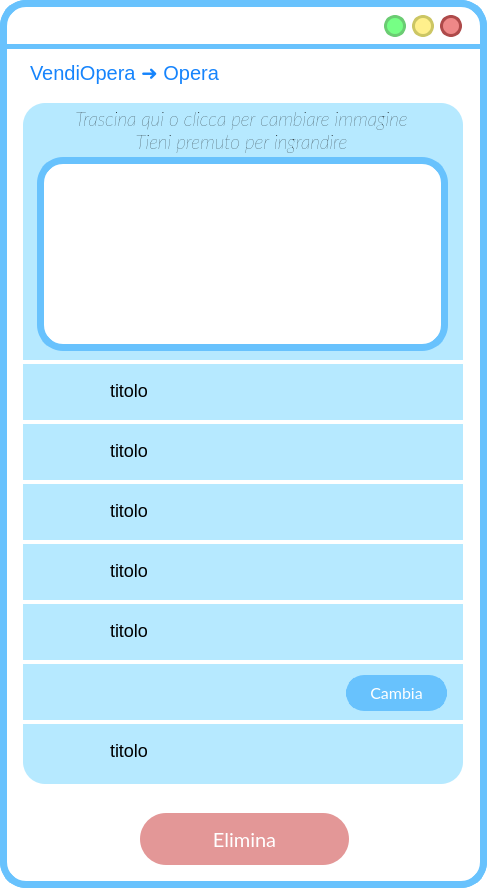
<?xml version="1.0" encoding="UTF-8"?>
<ui version="4.0">
 <class>MainWindow</class>
 <widget class="QMainWindow" name="MainWindow">
  <property name="geometry">
   <rect>
    <x>0</x>
    <y>0</y>
    <width>487</width>
    <height>888</height>
   </rect>
  </property>
  <property name="maximumSize">
   <size>
    <width>487</width>
    <height>888</height>
   </size>
  </property>
  <property name="cursor">
   <cursorShape>ArrowCursor</cursorShape>
  </property>
  <property name="windowTitle">
   <string>MainWindow</string>
  </property>
  <property name="styleSheet">
   <string notr="true">QWidget{
background:rgb(255, 255, 255);
border-radius:26px;
border-color:rgb(104, 194, 253);
border-style: solid;
border-width:7;
}
QLabel{
border-width:0;
font: 20pt &quot;Lato Light&quot;;
}</string>
  </property>
  <widget class="QWidget" name="centralwidget">
   <widget class="QPushButton" name="pushButton_3">
    <property name="geometry">
     <rect>
      <x>593</x>
      <y>29</y>
      <width>24</width>
      <height>24</height>
     </rect>
    </property>
    <property name="sizePolicy">
     <sizepolicy hsizetype="Fixed" vsizetype="Fixed">
      <horstretch>0</horstretch>
      <verstretch>0</verstretch>
     </sizepolicy>
    </property>
    <property name="minimumSize">
     <size>
      <width>21</width>
      <height>24</height>
     </size>
    </property>
    <property name="maximumSize">
     <size>
      <width>24</width>
      <height>24</height>
     </size>
    </property>
    <property name="cursor">
     <cursorShape>PointingHandCursor</cursorShape>
    </property>
    <property name="styleSheet">
     <string notr="true">QPushButton{
 background-color:#ee8888;
 border-style: solid;
 border-radius:12px;
font: 18pt &quot;Candara&quot;;
border-color:#ae4a4a;
border-width:3;
}

QPushButton::pressed{
	background-color : white;
	border-color:#ae4a4a;
	border-width:3;
}
</string>
    </property>
    <property name="text">
     <string/>
    </property>
   </widget>
   <widget class="QPushButton" name="pushButton_2">
    <property name="geometry">
     <rect>
      <x>563</x>
      <y>29</y>
      <width>24</width>
      <height>24</height>
     </rect>
    </property>
    <property name="sizePolicy">
     <sizepolicy hsizetype="Fixed" vsizetype="Fixed">
      <horstretch>0</horstretch>
      <verstretch>0</verstretch>
     </sizepolicy>
    </property>
    <property name="minimumSize">
     <size>
      <width>21</width>
      <height>24</height>
     </size>
    </property>
    <property name="maximumSize">
     <size>
      <width>24</width>
      <height>24</height>
     </size>
    </property>
    <property name="cursor">
     <cursorShape>PointingHandCursor</cursorShape>
    </property>
    <property name="styleSheet">
     <string notr="true">QPushButton{
 background-color:#fff08c	;
 border-style: solid;
 border-radius:12px;
font: 18pt &quot;Candara&quot;;
border-color:#ccc664;
border-width:3;
}

QPushButton::pressed{
	background-color : white;
	border-color:#ccc664;
	border-width:3;
}
</string>
    </property>
    <property name="text">
     <string/>
    </property>
   </widget>
   <widget class="QPushButton" name="pushButton_4">
    <property name="geometry">
     <rect>
      <x>533</x>
      <y>29</y>
      <width>24</width>
      <height>24</height>
     </rect>
    </property>
    <property name="sizePolicy">
     <sizepolicy hsizetype="Fixed" vsizetype="Fixed">
      <horstretch>0</horstretch>
      <verstretch>0</verstretch>
     </sizepolicy>
    </property>
    <property name="minimumSize">
     <size>
      <width>21</width>
      <height>24</height>
     </size>
    </property>
    <property name="maximumSize">
     <size>
      <width>24</width>
      <height>24</height>
     </size>
    </property>
    <property name="cursor">
     <cursorShape>PointingHandCursor</cursorShape>
    </property>
    <property name="styleSheet">
     <string notr="true">QPushButton{
 background-color:#76ff85;
 border-style: solid;
 border-radius:12px;
font: 18pt &quot;Candara&quot;;
border-color:#6bcc73;
border-width:3;
}

QPushButton::pressed{
	background-color : white;
	border-color:#6bcc73;
	border-width:3;
}
</string>
    </property>
    <property name="text">
     <string/>
    </property>
   </widget>
   <widget class="QLabel" name="label">
    <property name="geometry">
     <rect>
      <x>0</x>
      <y>44</y>
      <width>641</width>
      <height>5</height>
     </rect>
    </property>
    <property name="styleSheet">
     <string notr="true">background-color:rgb(104, 194, 253);</string>
    </property>
    <property name="text">
     <string/>
    </property>
   </widget>
   <widget class="QLabel" name="label_2">
    <property name="geometry">
     <rect>
      <x>23</x>
      <y>103</y>
      <width>440</width>
      <height>681</height>
     </rect>
    </property>
    <property name="styleSheet">
     <string notr="true">left: 790px;
top: 159px;
width: 437px;
height: 650px;
line-height: 20px;
border-radius: 22px;
background-color: rgba(182, 233, 255, 255);
text-align: center;</string>
    </property>
    <property name="text">
     <string/>
    </property>
   </widget>
   <widget class="QPushButton" name="reduceButton">
    <property name="geometry">
     <rect>
      <x>384</x>
      <y>15</y>
      <width>22</width>
      <height>22</height>
     </rect>
    </property>
    <property name="sizePolicy">
     <sizepolicy hsizetype="Fixed" vsizetype="Fixed">
      <horstretch>0</horstretch>
      <verstretch>0</verstretch>
     </sizepolicy>
    </property>
    <property name="minimumSize">
     <size>
      <width>22</width>
      <height>22</height>
     </size>
    </property>
    <property name="maximumSize">
     <size>
      <width>24</width>
      <height>24</height>
     </size>
    </property>
    <property name="cursor">
     <cursorShape>PointingHandCursor</cursorShape>
    </property>
    <property name="styleSheet">
     <string notr="true">QPushButton{
 background-color:#76ff85;
 border-style: solid;
 border-radius:11px;
font: 18pt &quot;Candara&quot;;
border-color:#6bcc73;
border-width:3;
}

QPushButton::pressed{
	background-color : white;
	border-color:#6bcc73;
	border-width:3;
}
</string>
    </property>
    <property name="text">
     <string/>
    </property>
   </widget>
   <widget class="QPushButton" name="exitButton">
    <property name="geometry">
     <rect>
      <x>440</x>
      <y>15</y>
      <width>22</width>
      <height>22</height>
     </rect>
    </property>
    <property name="sizePolicy">
     <sizepolicy hsizetype="Fixed" vsizetype="Fixed">
      <horstretch>0</horstretch>
      <verstretch>0</verstretch>
     </sizepolicy>
    </property>
    <property name="minimumSize">
     <size>
      <width>22</width>
      <height>22</height>
     </size>
    </property>
    <property name="maximumSize">
     <size>
      <width>24</width>
      <height>24</height>
     </size>
    </property>
    <property name="cursor">
     <cursorShape>PointingHandCursor</cursorShape>
    </property>
    <property name="styleSheet">
     <string notr="true">QPushButton{
 background-color:#ee8888;
 border-style: solid;
 border-radius:11px;
font: 18pt &quot;Candara&quot;;
border-color:#ae4a4a;
border-width:3;
}

QPushButton::pressed{
	background-color : white;
	border-color:#ae4a4a;
	border-width:3;
}
</string>
    </property>
    <property name="text">
     <string/>
    </property>
   </widget>
   <widget class="QPushButton" name="maximizeButton">
    <property name="geometry">
     <rect>
      <x>412</x>
      <y>15</y>
      <width>22</width>
      <height>22</height>
     </rect>
    </property>
    <property name="sizePolicy">
     <sizepolicy hsizetype="Fixed" vsizetype="Fixed">
      <horstretch>0</horstretch>
      <verstretch>0</verstretch>
     </sizepolicy>
    </property>
    <property name="minimumSize">
     <size>
      <width>20</width>
      <height>20</height>
     </size>
    </property>
    <property name="maximumSize">
     <size>
      <width>24</width>
      <height>24</height>
     </size>
    </property>
    <property name="cursor">
     <cursorShape>PointingHandCursor</cursorShape>
    </property>
    <property name="styleSheet">
     <string notr="true">QPushButton{
 background-color:#fff08c	;
 border-style: solid;
 border-radius:11px;
font: 18pt &quot;Candara&quot;;
border-color:#ccc664;
border-width:3;
}

QPushButton::pressed{
	background-color : white;
	border-color:#ccc664;
	border-width:3;
}
</string>
    </property>
    <property name="text">
     <string/>
    </property>
   </widget>
   <widget class="QLabel" name="label_4">
    <property name="geometry">
     <rect>
      <x>20</x>
      <y>360</y>
      <width>451</width>
      <height>4</height>
     </rect>
    </property>
    <property name="sizePolicy">
     <sizepolicy hsizetype="Fixed" vsizetype="Fixed">
      <horstretch>0</horstretch>
      <verstretch>0</verstretch>
     </sizepolicy>
    </property>
    <property name="styleSheet">
     <string notr="true">width: 314px;
height: 180px;
border-radius: 0;
background-color: rgb(255, 255, 255);
text-align: center;</string>
    </property>
    <property name="text">
     <string/>
    </property>
    <property name="scaledContents">
     <bool>true</bool>
    </property>
    <property name="alignment">
     <set>Qt::AlignCenter</set>
    </property>
    <property name="margin">
     <number>10</number>
    </property>
    <property name="indent">
     <number>0</number>
    </property>
   </widget>
   <widget class="QLabel" name="label_5">
    <property name="geometry">
     <rect>
      <x>20</x>
      <y>420</y>
      <width>450</width>
      <height>4</height>
     </rect>
    </property>
    <property name="sizePolicy">
     <sizepolicy hsizetype="Fixed" vsizetype="Fixed">
      <horstretch>0</horstretch>
      <verstretch>0</verstretch>
     </sizepolicy>
    </property>
    <property name="styleSheet">
     <string notr="true">width: 314px;
height: 180px;
border-radius: 0;
background-color: rgb(255, 255, 255);
text-align: center;</string>
    </property>
    <property name="text">
     <string/>
    </property>
    <property name="scaledContents">
     <bool>true</bool>
    </property>
    <property name="alignment">
     <set>Qt::AlignCenter</set>
    </property>
    <property name="margin">
     <number>10</number>
    </property>
    <property name="indent">
     <number>0</number>
    </property>
   </widget>
   <widget class="QLabel" name="label_6">
    <property name="geometry">
     <rect>
      <x>20</x>
      <y>480</y>
      <width>450</width>
      <height>4</height>
     </rect>
    </property>
    <property name="sizePolicy">
     <sizepolicy hsizetype="Fixed" vsizetype="Fixed">
      <horstretch>0</horstretch>
      <verstretch>0</verstretch>
     </sizepolicy>
    </property>
    <property name="styleSheet">
     <string notr="true">width: 314px;
height: 180px;
border-radius: 0;
background-color: rgb(255, 255, 255);
text-align: center;</string>
    </property>
    <property name="text">
     <string/>
    </property>
    <property name="scaledContents">
     <bool>true</bool>
    </property>
    <property name="alignment">
     <set>Qt::AlignCenter</set>
    </property>
    <property name="margin">
     <number>10</number>
    </property>
    <property name="indent">
     <number>0</number>
    </property>
   </widget>
   <widget class="QLabel" name="label_7">
    <property name="geometry">
     <rect>
      <x>20</x>
      <y>540</y>
      <width>450</width>
      <height>4</height>
     </rect>
    </property>
    <property name="sizePolicy">
     <sizepolicy hsizetype="Fixed" vsizetype="Fixed">
      <horstretch>0</horstretch>
      <verstretch>0</verstretch>
     </sizepolicy>
    </property>
    <property name="styleSheet">
     <string notr="true">width: 314px;
height: 180px;
border-radius: 0;
background-color: rgb(255, 255, 255);
text-align: center;</string>
    </property>
    <property name="text">
     <string/>
    </property>
    <property name="scaledContents">
     <bool>true</bool>
    </property>
    <property name="alignment">
     <set>Qt::AlignCenter</set>
    </property>
    <property name="margin">
     <number>10</number>
    </property>
    <property name="indent">
     <number>0</number>
    </property>
   </widget>
   <widget class="QLabel" name="label_8">
    <property name="geometry">
     <rect>
      <x>20</x>
      <y>600</y>
      <width>450</width>
      <height>4</height>
     </rect>
    </property>
    <property name="sizePolicy">
     <sizepolicy hsizetype="Fixed" vsizetype="Fixed">
      <horstretch>0</horstretch>
      <verstretch>0</verstretch>
     </sizepolicy>
    </property>
    <property name="styleSheet">
     <string notr="true">width: 314px;
height: 180px;
border-radius: 0;
background-color: rgb(255, 255, 255);
text-align: center;</string>
    </property>
    <property name="text">
     <string/>
    </property>
    <property name="scaledContents">
     <bool>true</bool>
    </property>
    <property name="alignment">
     <set>Qt::AlignCenter</set>
    </property>
    <property name="margin">
     <number>10</number>
    </property>
    <property name="indent">
     <number>0</number>
    </property>
   </widget>
   <widget class="QLabel" name="label_9">
    <property name="geometry">
     <rect>
      <x>20</x>
      <y>660</y>
      <width>450</width>
      <height>4</height>
     </rect>
    </property>
    <property name="sizePolicy">
     <sizepolicy hsizetype="Fixed" vsizetype="Fixed">
      <horstretch>0</horstretch>
      <verstretch>0</verstretch>
     </sizepolicy>
    </property>
    <property name="styleSheet">
     <string notr="true">width: 314px;
height: 180px;
border-radius: 0;
background-color: rgb(255, 255, 255);
text-align: center;</string>
    </property>
    <property name="text">
     <string/>
    </property>
    <property name="scaledContents">
     <bool>true</bool>
    </property>
    <property name="alignment">
     <set>Qt::AlignCenter</set>
    </property>
    <property name="margin">
     <number>10</number>
    </property>
    <property name="indent">
     <number>0</number>
    </property>
   </widget>
   <widget class="QLabel" name="label_10">
    <property name="geometry">
     <rect>
      <x>20</x>
      <y>720</y>
      <width>450</width>
      <height>4</height>
     </rect>
    </property>
    <property name="sizePolicy">
     <sizepolicy hsizetype="Fixed" vsizetype="Fixed">
      <horstretch>0</horstretch>
      <verstretch>0</verstretch>
     </sizepolicy>
    </property>
    <property name="styleSheet">
     <string notr="true">width: 314px;
height: 180px;
border-radius: 0;
background-color: rgb(255, 255, 255);
text-align: center;</string>
    </property>
    <property name="text">
     <string/>
    </property>
    <property name="scaledContents">
     <bool>true</bool>
    </property>
    <property name="alignment">
     <set>Qt::AlignCenter</set>
    </property>
    <property name="margin">
     <number>10</number>
    </property>
    <property name="indent">
     <number>0</number>
    </property>
   </widget>
   <widget class="QLabel" name="label_11">
    <property name="geometry">
     <rect>
      <x>50</x>
      <y>375</y>
      <width>34</width>
      <height>34</height>
     </rect>
    </property>
    <property name="autoFillBackground">
     <bool>false</bool>
    </property>
    <property name="styleSheet">
     <string notr="true">background-color: rgba(255, 255, 255,0);</string>
    </property>
    <property name="text">
     <string/>
    </property>
    <property name="pixmap">
     <pixmap resource="res/res.qrc">:/icons/brush_FILL1_wght600_GRAD200_opsz48_risultato.png</pixmap>
    </property>
    <property name="scaledContents">
     <bool>true</bool>
    </property>
   </widget>
   <widget class="QLabel" name="label_12">
    <property name="geometry">
     <rect>
      <x>50</x>
      <y>435</y>
      <width>34</width>
      <height>34</height>
     </rect>
    </property>
    <property name="autoFillBackground">
     <bool>false</bool>
    </property>
    <property name="styleSheet">
     <string notr="true">background-color: rgba(255, 255, 255,0);</string>
    </property>
    <property name="text">
     <string/>
    </property>
    <property name="pixmap">
     <pixmap resource="res/res.qrc">:/icons/person_FILL1_wght600_GRAD200_opsz48_risultato.png</pixmap>
    </property>
    <property name="scaledContents">
     <bool>true</bool>
    </property>
   </widget>
   <widget class="QLabel" name="label_13">
    <property name="geometry">
     <rect>
      <x>50</x>
      <y>495</y>
      <width>34</width>
      <height>34</height>
     </rect>
    </property>
    <property name="autoFillBackground">
     <bool>false</bool>
    </property>
    <property name="styleSheet">
     <string notr="true">background-color: rgba(255, 255, 255,0);</string>
    </property>
    <property name="text">
     <string/>
    </property>
    <property name="pixmap">
     <pixmap resource="res/res.qrc">:/icons/fullscreen_FILL1_wght600_GRAD200_opsz48_risultato.png</pixmap>
    </property>
    <property name="scaledContents">
     <bool>true</bool>
    </property>
   </widget>
   <widget class="QLabel" name="label_14">
    <property name="geometry">
     <rect>
      <x>50</x>
      <y>555</y>
      <width>34</width>
      <height>34</height>
     </rect>
    </property>
    <property name="autoFillBackground">
     <bool>false</bool>
    </property>
    <property name="styleSheet">
     <string notr="true">background-color: rgba(255, 255, 255,0);</string>
    </property>
    <property name="text">
     <string/>
    </property>
    <property name="pixmap">
     <pixmap resource="res/res.qrc">:/icons/palette_FILL1_wght600_GRAD200_opsz48_risultato.png</pixmap>
    </property>
    <property name="scaledContents">
     <bool>true</bool>
    </property>
   </widget>
   <widget class="QLabel" name="label_15">
    <property name="geometry">
     <rect>
      <x>50</x>
      <y>615</y>
      <width>34</width>
      <height>34</height>
     </rect>
    </property>
    <property name="autoFillBackground">
     <bool>false</bool>
    </property>
    <property name="styleSheet">
     <string notr="true">background-color: rgba(255, 255, 255,0);</string>
    </property>
    <property name="text">
     <string/>
    </property>
    <property name="pixmap">
     <pixmap resource="res/res.qrc">:/icons/history_toggle_off_FILL1_wght600_GRAD200_opsz48_risultato.png</pixmap>
    </property>
    <property name="scaledContents">
     <bool>true</bool>
    </property>
   </widget>
   <widget class="QLabel" name="label_16">
    <property name="geometry">
     <rect>
      <x>50</x>
      <y>675</y>
      <width>34</width>
      <height>34</height>
     </rect>
    </property>
    <property name="autoFillBackground">
     <bool>false</bool>
    </property>
    <property name="styleSheet">
     <string notr="true">background-color: rgba(255, 255, 255,0);</string>
    </property>
    <property name="text">
     <string/>
    </property>
    <property name="pixmap">
     <pixmap resource="res/res.qrc">:/icons/location_on_FILL1_wght600_GRAD200_opsz48_risultato.png</pixmap>
    </property>
    <property name="scaledContents">
     <bool>true</bool>
    </property>
   </widget>
   <widget class="QLabel" name="label_17">
    <property name="geometry">
     <rect>
      <x>50</x>
      <y>735</y>
      <width>34</width>
      <height>34</height>
     </rect>
    </property>
    <property name="autoFillBackground">
     <bool>false</bool>
    </property>
    <property name="styleSheet">
     <string notr="true">background-color: rgba(255, 255, 255,0);</string>
    </property>
    <property name="text">
     <string/>
    </property>
    <property name="pixmap">
     <pixmap resource="res/res.qrc">:/icons/euro_FILL1_wght600_GRAD200_opsz48_risultato.png</pixmap>
    </property>
    <property name="scaledContents">
     <bool>true</bool>
    </property>
   </widget>
   <widget class="QLabel" name="titoloLabel_2">
    <property name="geometry">
     <rect>
      <x>110</x>
      <y>375</y>
      <width>311</width>
      <height>31</height>
     </rect>
    </property>
    <property name="styleSheet">
     <string notr="true">font-size: 18px;
text-align: left;
background-color: rgba(255, 255, 255,0);
</string>
    </property>
    <property name="text">
     <string>titolo</string>
    </property>
   </widget>
   <widget class="QLabel" name="autoreLabel">
    <property name="geometry">
     <rect>
      <x>110</x>
      <y>435</y>
      <width>311</width>
      <height>31</height>
     </rect>
    </property>
    <property name="styleSheet">
     <string notr="true">font-size: 18px;
text-align: left;
background-color: rgba(255, 255, 255,0);</string>
    </property>
    <property name="text">
     <string>titolo</string>
    </property>
   </widget>
   <widget class="QLabel" name="dimensioniLabel">
    <property name="geometry">
     <rect>
      <x>110</x>
      <y>495</y>
      <width>311</width>
      <height>31</height>
     </rect>
    </property>
    <property name="styleSheet">
     <string notr="true">font-size: 18px;
text-align: left;
background-color: rgba(255, 255, 255,0);</string>
    </property>
    <property name="text">
     <string>titolo</string>
    </property>
   </widget>
   <widget class="QLabel" name="tipoLabel">
    <property name="geometry">
     <rect>
      <x>110</x>
      <y>555</y>
      <width>311</width>
      <height>31</height>
     </rect>
    </property>
    <property name="styleSheet">
     <string notr="true">font-size: 18px;
text-align: left;
background-color: rgba(255, 255, 255,0);</string>
    </property>
    <property name="text">
     <string>titolo</string>
    </property>
   </widget>
   <widget class="QLabel" name="periodoLabel">
    <property name="geometry">
     <rect>
      <x>110</x>
      <y>615</y>
      <width>311</width>
      <height>31</height>
     </rect>
    </property>
    <property name="styleSheet">
     <string notr="true">font-size: 18px;
text-align: left;
background-color: rgba(255, 255, 255,0);</string>
    </property>
    <property name="text">
     <string>titolo</string>
    </property>
   </widget>
   <widget class="QLabel" name="ubicazioneLabel">
    <property name="geometry">
     <rect>
      <x>110</x>
      <y>675</y>
      <width>241</width>
      <height>31</height>
     </rect>
    </property>
    <property name="styleSheet">
     <string notr="true">font-size: 18px;
text-align: left;
background-color: rgba(255, 255, 255,0);</string>
    </property>
    <property name="text">
     <string/>
    </property>
   </widget>
   <widget class="QLabel" name="costoLabel">
    <property name="geometry">
     <rect>
      <x>110</x>
      <y>735</y>
      <width>311</width>
      <height>31</height>
     </rect>
    </property>
    <property name="styleSheet">
     <string notr="true">font-size: 18px;
text-align: left;
background-color: rgba(255, 255, 255,0);</string>
    </property>
    <property name="text">
     <string>titolo</string>
    </property>
   </widget>
   <widget class="QLabel" name="previousButton">
    <property name="geometry">
     <rect>
      <x>424</x>
      <y>57</y>
      <width>36</width>
      <height>36</height>
     </rect>
    </property>
    <property name="font">
     <font>
      <family>Lato Light</family>
      <pointsize>20</pointsize>
      <weight>50</weight>
      <italic>false</italic>
      <bold>false</bold>
     </font>
    </property>
    <property name="cursor">
     <cursorShape>PointingHandCursor</cursorShape>
    </property>
    <property name="autoFillBackground">
     <bool>false</bool>
    </property>
    <property name="styleSheet">
     <string notr="true">background-color: rgba(255, 255, 255,0);</string>
    </property>
    <property name="text">
     <string/>
    </property>
    <property name="pixmap">
     <pixmap resource="res/res.qrc">:/icons/arrow_back_FILL1_wght700_GRAD200_opsz48_risultato.png</pixmap>
    </property>
    <property name="scaledContents">
     <bool>true</bool>
    </property>
   </widget>
   <widget class="QLabel" name="titoloLabel">
    <property name="geometry">
     <rect>
      <x>30</x>
      <y>57</y>
      <width>311</width>
      <height>31</height>
     </rect>
    </property>
    <property name="styleSheet">
     <string notr="true">font-size: 20px;
text-align: left;
background-color: rgba(255, 255, 255,0);
color: #1684FC;
font: 16pt &quot;Lato&quot;;</string>
    </property>
    <property name="text">
     <string>VendiOpera ➜ Opera</string>
    </property>
   </widget>
   <widget class="QLabel" name="label_3">
    <property name="geometry">
     <rect>
      <x>20</x>
      <y>10</y>
      <width>361</width>
      <height>31</height>
     </rect>
    </property>
    <property name="cursor">
     <cursorShape>SizeAllCursor</cursorShape>
    </property>
    <property name="styleSheet">
     <string notr="true">color: rgba(255, 255, 255,0);
background-color:rgba(255, 255, 255,0);</string>
    </property>
    <property name="text">
     <string/>
    </property>
   </widget>
   <widget class="QLabel" name="titoloLabel_4">
    <property name="geometry">
     <rect>
      <x>6</x>
      <y>105</y>
      <width>471</width>
      <height>51</height>
     </rect>
    </property>
    <property name="font">
     <font>
      <family>Lato</family>
      <pointsize>14</pointsize>
      <weight>3</weight>
      <italic>true</italic>
      <bold>false</bold>
     </font>
    </property>
    <property name="styleSheet">
     <string notr="true">
text-align: left;
background-color: rgba(255, 255, 255,0);
font: 25 italic 14pt &quot;Lato&quot;;</string>
    </property>
    <property name="text">
     <string>Trascina qui o clicca per cambiare immagine                                                          Tieni premuto per ingrandire</string>
    </property>
    <property name="alignment">
     <set>Qt::AlignCenter</set>
    </property>
    <property name="wordWrap">
     <bool>true</bool>
    </property>
   </widget>
   <widget class="QPushButton" name="eliminaButton">
    <property name="geometry">
     <rect>
      <x>140</x>
      <y>813</y>
      <width>209</width>
      <height>52</height>
     </rect>
    </property>
    <property name="font">
     <font>
      <family>Lato</family>
      <pointsize>15</pointsize>
      <weight>50</weight>
      <italic>false</italic>
      <bold>false</bold>
     </font>
    </property>
    <property name="cursor">
     <cursorShape>PointingHandCursor</cursorShape>
    </property>
    <property name="autoFillBackground">
     <bool>false</bool>
    </property>
    <property name="styleSheet">
     <string notr="true">QPushButton{
 background-color:#e39797;
 border-style: none;
 border-radius:26px;
color: rgb(255, 255, 255);
	font: 15pt &quot;Lato&quot;;
}

QPushButton::pressed{
 border-style: solid;

	border-color:#e39797;
	border-width:4;
	background-color : white;
	color:#e39797;
}
</string>
    </property>
    <property name="text">
     <string>Elimina</string>
    </property>
   </widget>
   <widget class="QPushButton" name="cambiaUbicazioneButton">
    <property name="geometry">
     <rect>
      <x>346</x>
      <y>675</y>
      <width>101</width>
      <height>36</height>
     </rect>
    </property>
    <property name="font">
     <font>
      <family>Lato</family>
      <pointsize>12</pointsize>
      <weight>50</weight>
      <italic>false</italic>
      <bold>false</bold>
     </font>
    </property>
    <property name="cursor">
     <cursorShape>PointingHandCursor</cursorShape>
    </property>
    <property name="autoFillBackground">
     <bool>false</bool>
    </property>
    <property name="styleSheet">
     <string notr="true">QPushButton{
 background-color:rgb(104, 194, 253);
 border-style: solid;
 border-radius:18px;
color: rgb(255, 255, 255);
font: 12pt &quot;Lato&quot;;
}

QPushButton::hover{


	border-color : rgb(15, 138, 204);
	color: white;
border-width:0;
}

QPushButton::pressed{
	border-color:rgb(104, 194, 253);
	border-width:2;
	background-color : white;
	color:rgb(104, 194, 253);
}
</string>
    </property>
    <property name="text">
     <string>Cambia</string>
    </property>
   </widget>
   <widget class="QWidget" name="horizontalLayoutWidget">
    <property name="geometry">
     <rect>
      <x>37</x>
      <y>157</y>
      <width>411</width>
      <height>194</height>
     </rect>
    </property>
    <layout class="QHBoxLayout" name="horizontalLayout">
     <item>
      <widget class="QLabel" name="immagineLabel">
       <property name="sizePolicy">
        <sizepolicy hsizetype="Preferred" vsizetype="Preferred">
         <horstretch>0</horstretch>
         <verstretch>0</verstretch>
        </sizepolicy>
       </property>
       <property name="minimumSize">
        <size>
         <width>0</width>
         <height>0</height>
        </size>
       </property>
       <property name="maximumSize">
        <size>
         <width>360</width>
         <height>190</height>
        </size>
       </property>
       <property name="styleSheet">
        <string notr="true">width: 314px;
height: 180px;
border-radius: 16px;
background-color: rgba(255, 255, 255,0);
text-align: center;</string>
       </property>
       <property name="text">
        <string/>
       </property>
       <property name="scaledContents">
        <bool>true</bool>
       </property>
       <property name="alignment">
        <set>Qt::AlignCenter</set>
       </property>
       <property name="margin">
        <number>10</number>
       </property>
       <property name="indent">
        <number>10</number>
       </property>
      </widget>
     </item>
    </layout>
   </widget>
  </widget>
 </widget>
 <resources>
  <include location="res/res.qrc"/>
 </resources>
 <connections/>
</ui>
